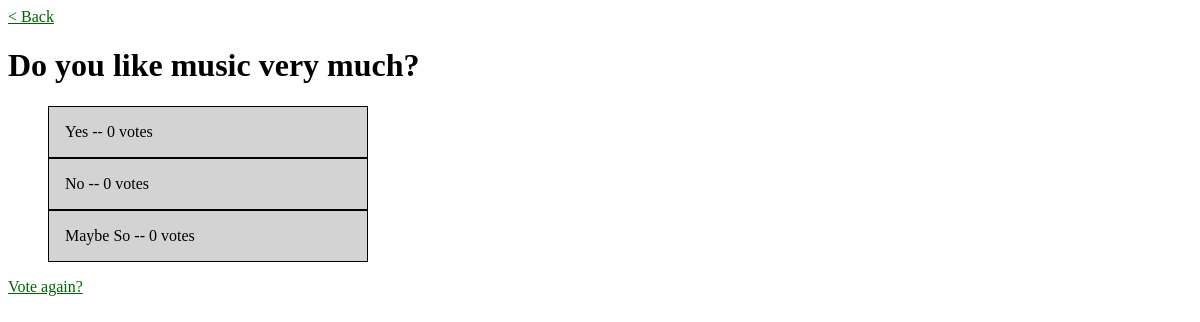
Screenshot of /polls/3/results/ with the database file from the repository.
### polls/models.py (models this page shows, shortened)
class Question(models.Model):
    question_text = models.CharField(max_length=200)
    pub_date = models.DateTimeField('date published')

class Choice(models.Model):
    question = models.ForeignKey(Question, on_delete=models.CASCADE)
    choice_text = models.CharField(max_length=200)
    votes = models.IntegerField(default=0)

### polls/views.py (the view)
# urls.py: path("<int:question_id>/results/", views.results, name="results"),
def results(request, question_id):
    question = get_object_or_404(Question, pk=question_id)
    return render(request, "polls/results.html", {"question": question})

### polls/templates/polls/results.html (shortened to what this page needs)
<!DOCTYPE html>
<html>
    <head>
        {% load static %}
        <link rel="stylesheet" href="{% static 'polls/style.css' %}">
    </head>
    <body>
        <a href="{% url 'polls:index' %}">&lt; Back</a>
        <h1>{{ question.question_text }}</h1>
        <ul>
            {% for choice in question.choice_set.all %}
                <li>{{ choice.choice_text }} -- {{ choice.votes }} vote{{ choice.votes|pluralize }}</li>
            {% endfor %}
        </ul>
        <a href="{% url 'polls:detail' question.id %}">Vote again?</a>
    </body>
</html>

### polls/static/polls/style.css (style rules this page uses)
a { color: darkgreen; }
li { list-style-type: none; background-color: lightgray; padding: 1em; width: 25%; height: auto; border: 0.1em solid black; border-bottom: 0.05em solid black; border-top: 0.05em solid black; }

### rows the page displays
Question: question_text "Do you like music very much?"
Choice: choice_text "Yes", votes "0"
Choice: choice_text "No", votes "0"
Choice: choice_text "Maybe So", votes "0"
